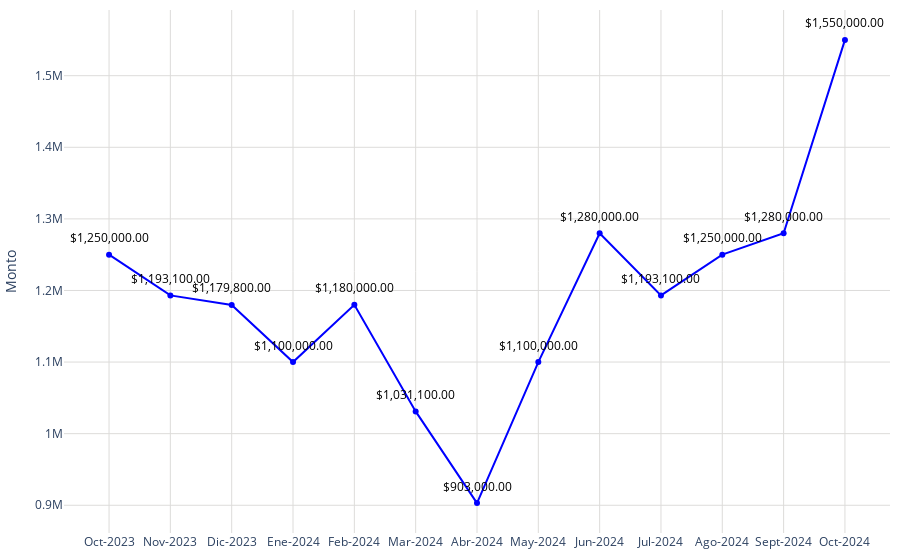

Here is the notebook cell this chart was saved with:
### Code cell
# Datos
año = df_promedio['label']
promedio = df_promedio['promedio']

# Crear una función para formatear los valores grandes en palabras en español
def formatear_numero(valor):
    if valor >= 1_000_000_000_000:
        return f'{valor / 1_000_000_000:.2f} billones'
    elif valor >= 1_000_000_000:
        return f'{valor / 1_000_000_000:.0f} mil millones'  # Mil millones
    elif valor >= 1_000_000:
        return f'{valor / 1_000_000:.0f} millones'  # Millones
    elif valor >= 1_000:
        return f'{valor / 1_000:.0f} mil'  # Mil
    else:
        return str(valor)
# Configurar los valores y el texto del eje Y
tickvals = [2500000000,3000000000,3200000000]
ticktext = [formatear_numero(val) for val in tickvals]

fig = go.Figure()
fig.add_trace(go.Scatter(
    x=año,
    y=promedio,
    mode='markers+lines',
    marker=dict(color='blue'),
))
# Agregar anotaciones para mostrar los valores encima de los puntos
for a, p in zip(año, promedio):
    fig.add_annotation(
        x=a,
        y=p,
        text=f"${p:,.2f}",  # Formatear el valor del promedio como moneda
        showarrow=False,
        font=dict(color='black', size=12),
        xshift=0,
        yshift=17,
        textangle=0
    )
# Actualizar diseño
fig.update_layout(
    #title='Plusvalía estimada',   
    yaxis=dict(
        title="Monto",
        gridwidth=1,  # Ancho de las líneas de la cuadrícula
        gridcolor='#dddcda', 

    ),
    xaxis=dict(
        gridcolor='#dddcda', 
        tickmode='array',
        tickvals=año,
        ticktext=año
    ),
    plot_bgcolor='rgba(0,0,0,0)',
        margin=dict(l=10, r=10, t=10, b=10)
)
fig.show()

### Figure 1 — Plotly figure (JSON) as saved in the notebook; plotly's stock layout.template omitted (floating-point values rounded to 4 significant figures)
{"data": [{"marker": {"color": "blue"}, "mode": "markers+lines", "type": "scatter", "x": ["Oct-2023", "Nov-2023", "Dic-2023", "Ene-2024", "Feb-2024", "Mar-2024", "Abr-2024", "May-2024", "Jun-2024", "Jul-2024", "Ago-2024", "Sept-2024", "Oct-2024"], "y": [1250000, 1193100, 1179800, 1100000, 1180000, 1031100, 903000, 1100000, 1280000, 1193100, 1250000, 1280000, 1550000]}], "layout": {"annotations": [{"font": {"color": "black", "size": 12}, "showarrow": false, "text": "$1,250,000.00", "textangle": 0, "x": "Oct-2023", "xshift": 0, "y": 1250000, "yshift": 17}, {"font": {"color": "black", "size": 12}, "showarrow": false, "text": "$1,193,100.00", "textangle": 0, "x": "Nov-2023", "xshift": 0, "y": 1193100, "yshift": 17}, {"font": {"color": "black", "size": 12}, "showarrow": false, "text": "$1,179,800.00", "textangle": 0, "x": "Dic-2023", "xshift": 0, "y": 1179800, "yshift": 17}, {"font": {"color": "black", "size": 12}, "showarrow": false, "text": "$1,100,000.00", "textangle": 0, "x": "Ene-2024", "xshift": 0, "y": 1100000, "yshift": 17}, {"font": {"color": "black", "size": 12}, "showarrow": false, "text": "$1,180,000.00", "textangle": 0, "x": "Feb-2024", "xshift": 0, "y": 1180000, "yshift": 17}, {"font": {"color": "black", "size": 12}, "showarrow": false, "text": "$1,031,100.00", "textangle": 0, "x": "Mar-2024", "xshift": 0, "y": 1031100, "yshift": 17}, {"font": {"color": "black", "size": 12}, "showarrow": false, "text": "$903,000.00", "textangle": 0, "x": "Abr-2024", "xshift": 0, "y": 903000, "yshift": 17}, {"font": {"color": "black", "size": 12}, "showarrow": false, "text": "$1,100,000.00", "textangle": 0, "x": "May-2024", "xshift": 0, "y": 1100000, "yshift": 17}, {"font": {"color": "black", "size": 12}, "showarrow": false, "text": "$1,280,000.00", "textangle": 0, "x": "Jun-2024", "xshift": 0, "y": 1280000, "yshift": 17}, {"font": {"color": "black", "size": 12}, "showarrow": false, "text": "$1,193,100.00", "textangle": 0, "x": "Jul-2024", "xshift": 0, "y": 1193100, "yshift": 17}, {"font": {"color": "black", "size": 12}, "showarrow": false, "text": "$1,250,000.00", "textangle": 0, "x": "Ago-2024", "xshift": 0, "y": 1250000, "yshift": 17}, {"font": {"color": "black", "size": 12}, "showarrow": false, "text": "$1,280,000.00", "textangle": 0, "x": "Sept-2024", "xshift": 0, "y": 1280000, "yshift": 17}, {"font": {"color": "black", "size": 12}, "showarrow": false, "text": "$1,550,000.00", "textangle": 0, "x": "Oct-2024", "xshift": 0, "y": 1550000, "yshift": 17}], "margin": {"b": 10, "l": 10, "r": 10, "t": 10}, "plot_bgcolor": "rgba(0,0,0,0)", "xaxis": {"gridcolor": "#dddcda", "tickmode": "array", "ticktext": ["Oct-2023", "Nov-2023", "Dic-2023", "Ene-2024", "Feb-2024", "Mar-2024", "Abr-2024", "May-2024", "Jun-2024", "Jul-2024", "Ago-2024", "Sept-2024", "Oct-2024"], "tickvals": ["Oct-2023", "Nov-2023", "Dic-2023", "Ene-2024", "Feb-2024", "Mar-2024", "Abr-2024", "May-2024", "Jun-2024", "Jul-2024", "Ago-2024", "Sept-2024", "Oct-2024"]}, "yaxis": {"gridcolor": "#dddcda", "gridwidth": 1, "title": {"text": "Monto"}}}}
